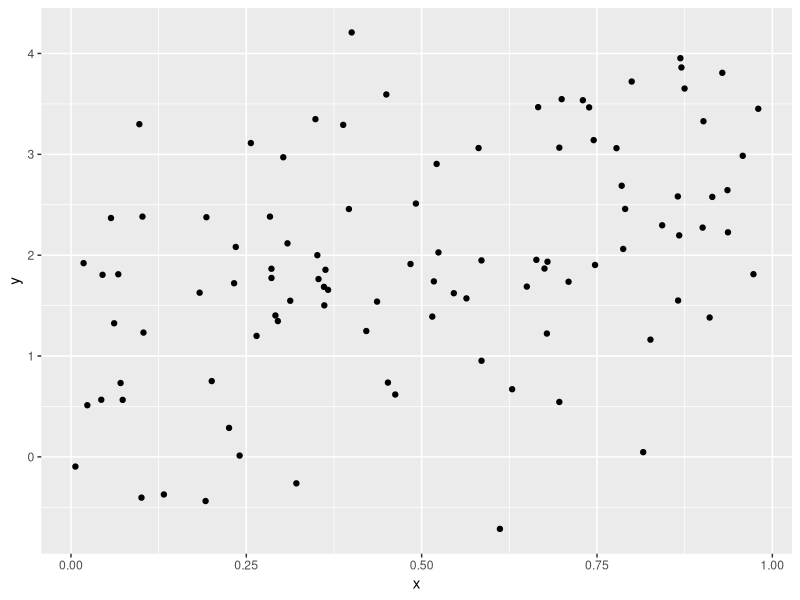

Here is the R script that generated this plot:
## ---- chunk 1
library(tidyverse)

plot_df =
  tibble(
    x = runif(100),
    y = 1 + 2 * x + rnorm(100)
  )

plot_df |>
  ggplot(aes(x = x, y = y)) +
  geom_point()
